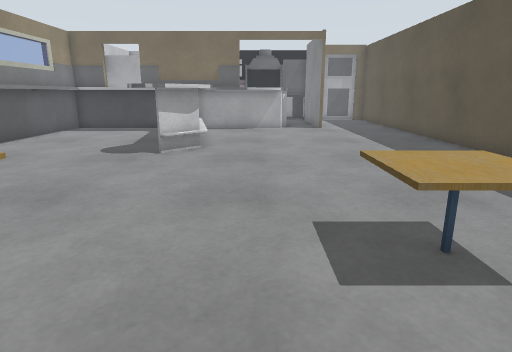
view 1 (above)

16 first-person views from a walk through a world built for the Gazebo simulator. The camera is 1 m above the floor, tilts 14° down and sees 75° across. The floor is counted in squares, 0.5 m on a side. Each view is taken from the middle of a square. On the plan, view 1 faces up. The plan holds only what a view shows up to about 18 squares ahead; the rest is blank. The place goes on beyond the plan. Simple patterns stand in for the simulator's built-in surfaces. Some surface patterns are stand-ins.

view 2
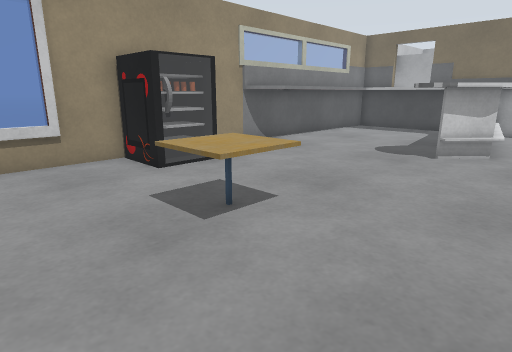

view 3
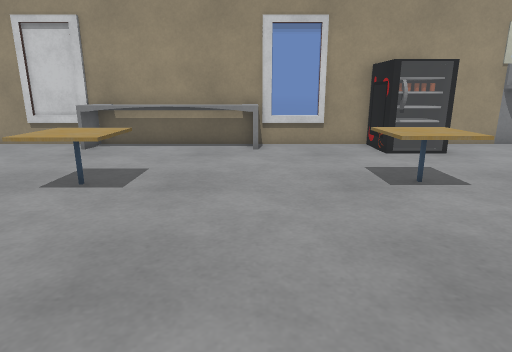

view 4
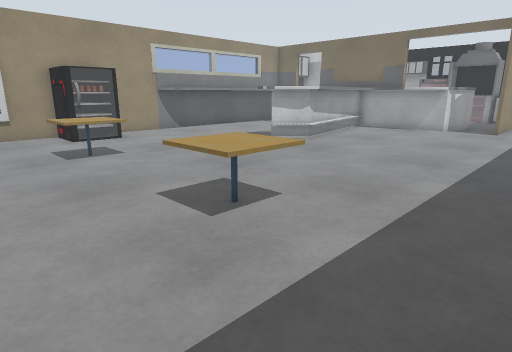

view 5
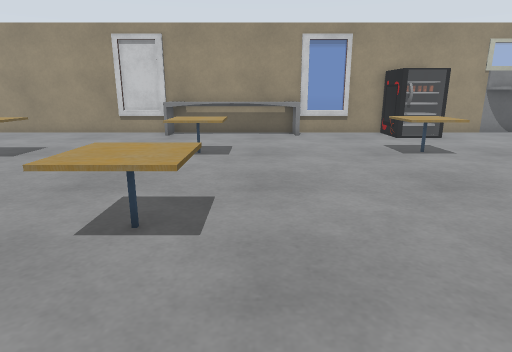

view 6
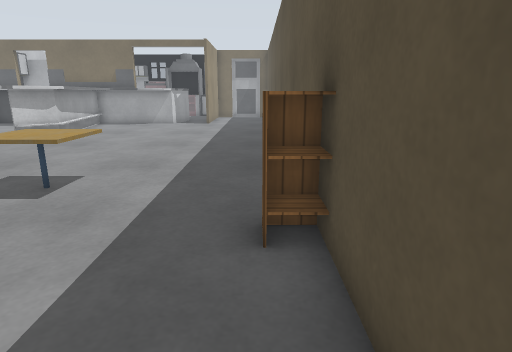

view 7
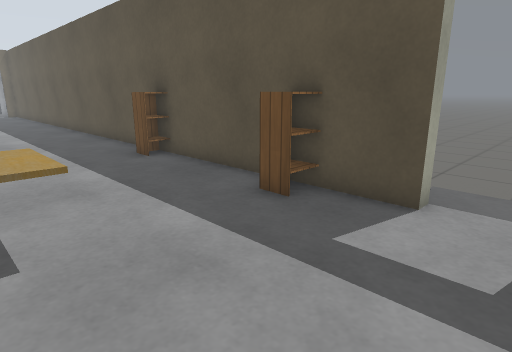

view 8
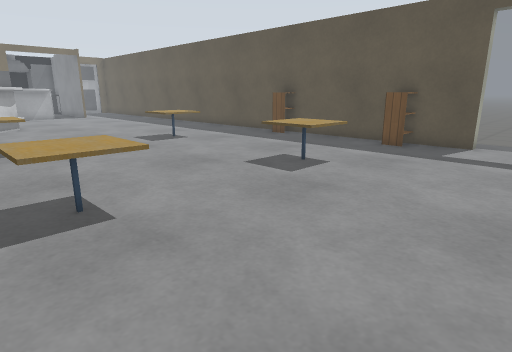

view 9
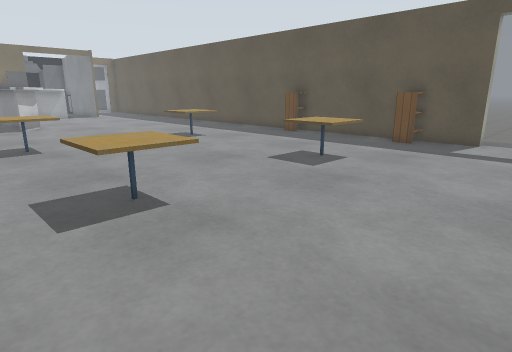

view 10
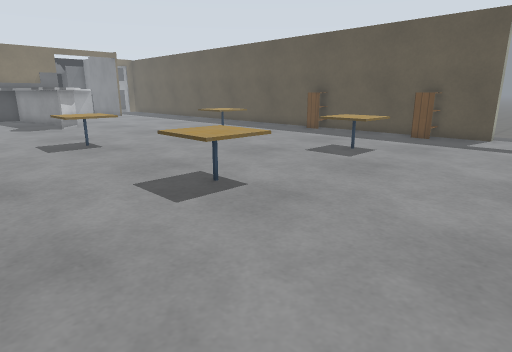

view 11
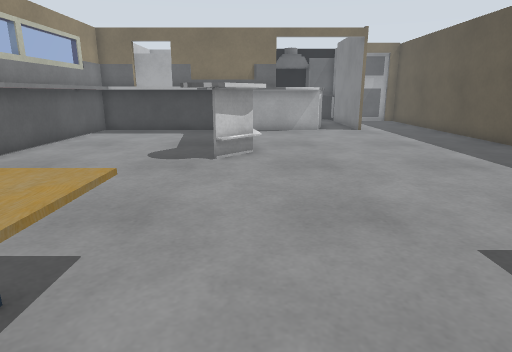

view 12
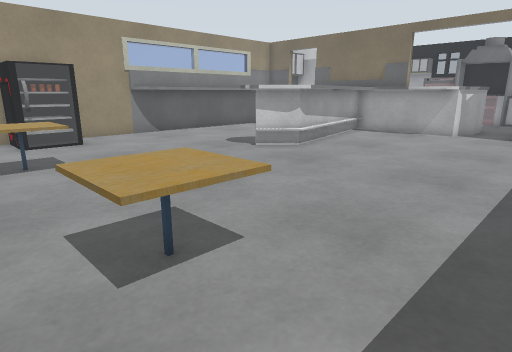

view 13
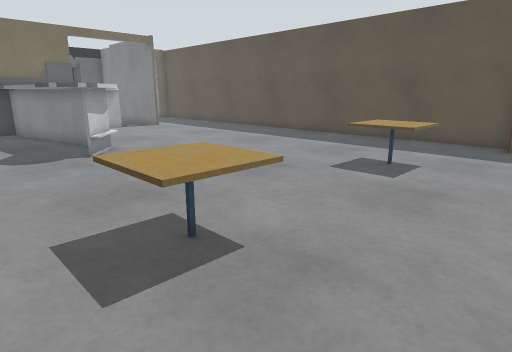

view 14
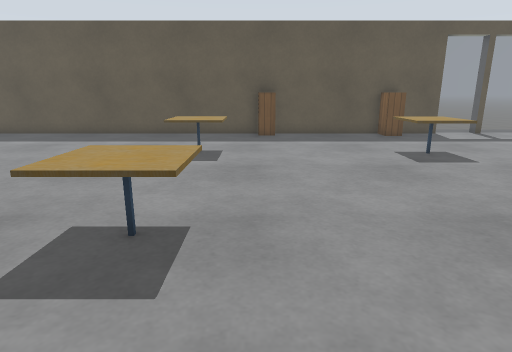

view 15
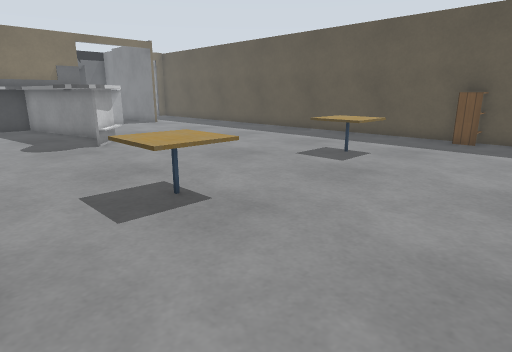

view 16
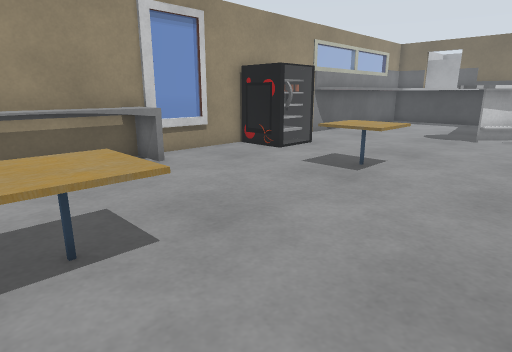

### Floor plan
Points are (right, up) in squares from view 1. A wall is a line through its corners. A room is listed if a view was taken in it or the views show most of it. See-through windows are left out.
Room 1 (views 1, 2, 3, 4, 5, 6, 7, 8, 9, 10, 11, 12, 13, 14, 15, 16)
walls: (8, 1.6) (8, 19.5); (-8.2, 6.5) (-8.2, 4.4) (-10.2, 4.4); (-8.5, 6.4) (-8.5, 4.6); (-1.7, 12.2) (-3, 11); (-1.7, 12.4) (-2, 12); (8, -4.6) (8, 0.6); (-3.8, 14) (-4.3, 17.3); (8, -7.1) (8, -5.6); (8, -9.5) (8, -9.1); (-2.4, 18.1) (-1.6, 12.8); (1, 19.2) (0.4, 18.9); (-9, 17.8) (-9, 10.8); (-10.3, 19.5) (-10.3, -10.5)
low walls: (-9, 0.1) (-9, -6.4); (-1.6, 12.7) (-1.8, 12.2); (-1.6, 12.8) (-1.7, 12.4); (-2.4, 13.6) (-3.7, 19.6); (-2.1, 14.3) (-1.8, 12.6); (-9.5, 10.2) (-9.9, 9.8); (-4.8, 17.8) (-9, 17.8); (-0.2, 18.7) (-1.9, 18.7); (0.3, 18.9) (-0.3, 18.8); (-3.3, 18.9) (-2.1, 12.5) (-3.3, 11.1)
objects: other object (-5, -10) to (-3, -10); cafe table (-5, -5) to (-3, -3); cafe table (-5, 3) to (-4, 5); cafe table (1, -5) to (3, -3); cafe table (2, 3) to (3, 5); bookshelf (7, -5) to (8, -4); bookshelf (7, 1) to (8, 2)

Where each view was taken, in squares from view 1:
view 1: 0 up, 0 right, facing up
view 2: 0 up, 0 right, facing up-left
view 3: 0 up, 3 right, facing left
view 4: 0 up, 7 right, facing up-left
view 5: 2 down, 7 right, facing left
view 6: 3 down, 7 right, facing up
view 7: 9 down, 2 right, facing up-right
view 8: 10 down, 6 left, facing up-right
view 9: 10 down, 7 left, facing up-right
view 10: 10 down, 9 left, facing up-right
view 11: 1 up, 2 left, facing up
view 12: 2 up, 6 right, facing up-left
view 13: 0 up, 7 left, facing up-right
view 14: 2 up, 9 left, facing right
view 15: 2 down, 8 left, facing up-right
view 16: 5 down, 0 right, facing up-left
